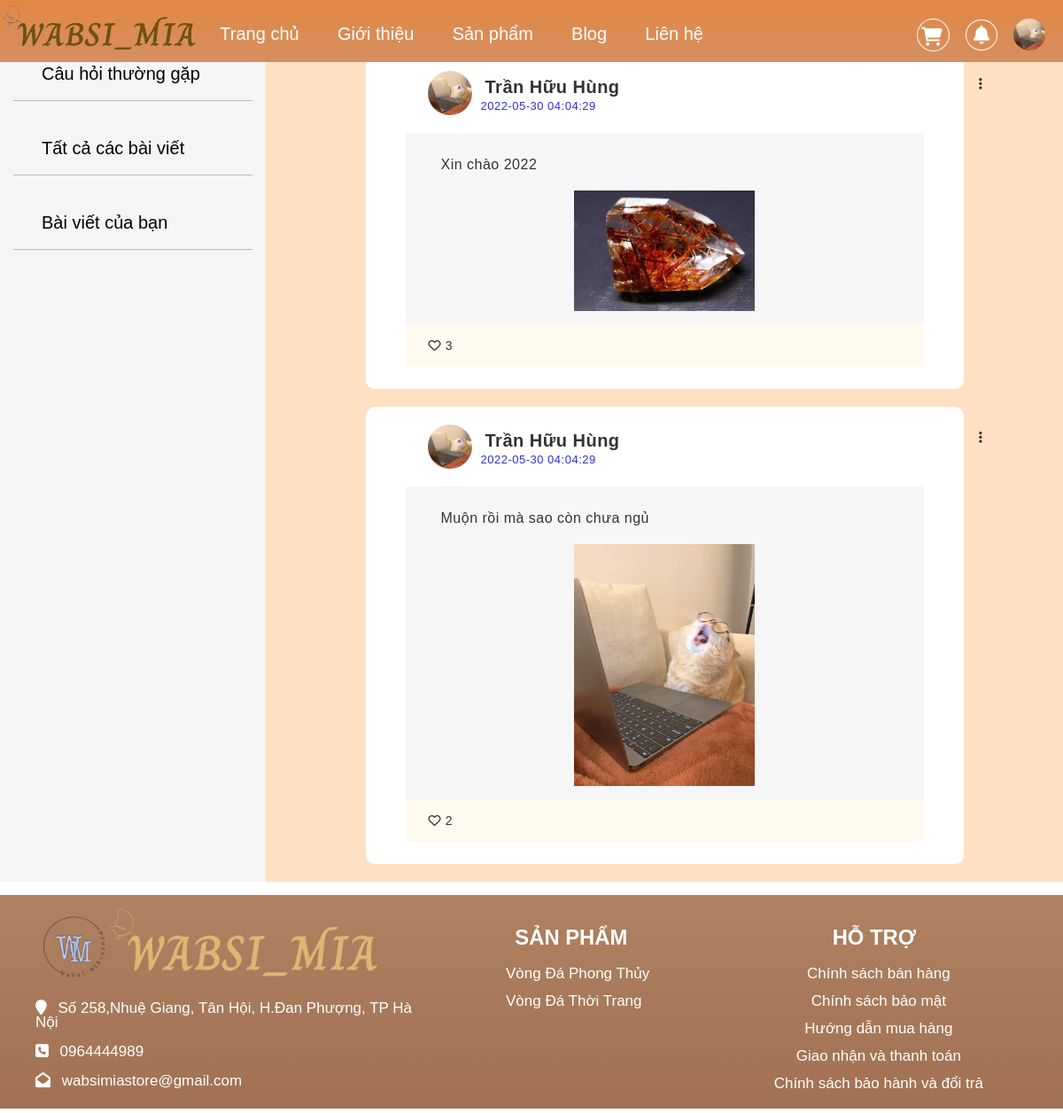
Screenshot of /assets/php/show_blog_user.php (signed in) with the database file from the repository.
### tables this page shows
CREATE TABLE `bloguser` (
  `ID_blog` int(11) NOT NULL,
  `noiDung` varchar(200) NOT NULL,
  `hinhAnh` varchar(50) NOT NULL,
  `ngayTao` timestamp NOT NULL DEFAULT current_timestamp() ON UPDATE current_timestamp(),
  `tuongTac` int(11) NOT NULL,
  `ID_taiKhoan` int(11) NOT NULL
);

CREATE TABLE `taikhoan` (
  `ID` int(11) NOT NULL,
  `tenTK` varchar(50) NOT NULL,
  `matKhau` varchar(20) NOT NULL,
  `SDT` varchar(12) NOT NULL,
  `ngayTao` timestamp NOT NULL DEFAULT current_timestamp() ON UPDATE current_timestamp(),
  `diaChi` varchar(50) DEFAULT NULL,
  `avatar` varchar(100) NOT NULL,
  `gioiTinh` varchar(10) NOT NULL
);

### assets/php/show_blog_user.php (the view, shortened to what this page needs)
<?php
  require '/xampp/htdocs/Web/WABSI-MIA/connect.php';
  if(isset($_SESSION['user'])){
      $userName =  $_SESSION['user'];
      $sql_getInfoPage = "SELECT * FROM taikhoan WHERE tenTK = '$userName'";
      $result_getInfoPage = $conn->query($sql_getInfoPage);
      if($result_getInfoPage->num_rows>0){
          $row_getInfoPage = $result_getInfoPage->fetch_assoc();
          $ID_userPage = $row_getInfoPage['ID'];
      }
  }
?>
<!DOCTYPE html>
<html lang="en">
<head>
    <link rel="stylesheet" href="https://cdnjs.cloudflare.com/ajax/libs/font-awesome/6.0.0-beta2/css/all.min.css">
    <link rel ='stylesheet' href="../css/CSS_allPage.css">
    <link rel ='stylesheet' href="../css/CSS_blog_user.css">
</head>
<body>
    <?php
        require_once "../Main/header.php";
    ?>
  <div id="navigation" class="col-12">
    <div id='body_info'>
      <section>
        <div class='menu_section_one'>
                  <div class='item_menu_one'>
                      <button><a href="../php/blog_user.php" style="color: black";>Câu hỏi thường gặp</a></button>
                  </div>
                  <div class='item_menu_one'>
                      <button> <a href="../php/blog_user_question.php" style="color: black";>Tất cả các bài viết</a></button>
                  </div>
                  <div class='item_menu_one'>
                      <button><a href="../php/show_blog_user.php" style="color: black";>Bài viết của bạn</a></button>
                  </div>
        </div>
      </section>
      <aside>
          <div class="show_all_blogUser">
              <?php
                  $sql_show_blog_user= "SELECT * FROM bloguser, taikhoan WHERE bloguser.ID_taiKhoan = '$ID_userPage' and bloguser.ID_taiKhoan = taikhoan.ID";
                  $result_show_blog_user = $conn -> query($sql_show_blog_user);
                  $y = 1;
                  if ($result_show_blog_user -> num_rows >0) {
                      while ($row_show_blog = $result_show_blog_user -> fetch_assoc()) {
                          $y = $y + 1;
                            echo "<div class='item-show_all_blogUser'>";
                                echo "<div class='item_show_blog'>";
                                    echo "<div class='info-user'>";
                                        echo "<img class = 'img-avatar' src ='../img/img-avatar/{$row_show_blog['avatar']}'>";
                                        echo "<h3>{$row_show_blog['tenTK']}</h3>";
                                        echo "<div class='menu_Blog count_menuBlog_{$y}'>";
                                            echo "<i style='font-size: 1.5rem; position: absolute; padding: 5px; ; margin-top: 7px;' class='fas fa-ellipsis-v'></i>";
                                    echo "</div>";
                                    echo "</div>";
                                    echo "<p class='time-question'>{$row_show_blog['ngayTao']}</p>";
                                echo "</div>";
                                echo "<div class= 'question'>";
                                    echo "<div class= 'question-answer'>";
                                        echo "<p style = 'font-size: 1.6rem; margin: 20px -5px 0px 0px;'>{$row_show_blog['noiDung']}</p>";
                                    echo "</div>";
                                    echo "<div style = 'display: flex; justify-content: center;'>";
                                        echo "<img class= 'img_blog' src='../img/img_blog_user/{$row_show_blog['hinhAnh']}'>";
                                    echo "</div>";
                                echo"</div>";
                                echo "<div class='interactive'>";
                                    echo "<p style='margin-left: 16px;'>
                                            <span class='icon'style='font-size: 1.4rem; '><i class='far fa-heart'></i></span>
                                            <span class='number'style='font-size: 1.4rem; 'value='{$row_show_blog['tuongTac']}'>{$row_show_blog['tuongTac']}</span>
                                        </p>";
                                echo "</div>";
                            echo "</div>";
                      }
                  }
                  else{
                      echo "<h1>Không có dữ liệu</h1>";
                  }
              ?>
          </div>
      </aside>
    </div>
  </div>
    <?php
        require_once "../Main/footer.php";
    ?>
</body>
</html>

### assets/Main/header.php (shortened to what this page needs)
<?php
    if(isset($_SESSION['user'])){
        $userName =  $_SESSION['user'];
        $avatar = $_SESSION['avatar'];
    }
?>
<header>
    <div class="item__header header--left">
        <div class="img__header">
            <img src="../img/img-all/logo_header.jpg" class= "logo-header" alt="">
        </div>
        <div class="menu__navbar">
            <ul class="menu__navbar--list">
                <li class="item_menu">
                    <a href="../../index.php" class="link_menu">Trang chủ</a>
                </li>
                <li class="item_menu">
                    <a href="../php/introduce.php" class="link_menu">Giới thiệu</a>
                </li>
                <li class="item_menu menu-hidden">
                    <a href="../php/product_news.php" class="link_menu">Sản phẩm</a>
                </li>
                <li class="item_menu menu-hidden">
                    <a href="../php/blog.php" class="link_menu">Blog</a>
                </li>
                <li class="item_menu">
                    <a href="../php/contact.php" class="link_menu">Liên hệ</a>
                </li>
            </ul>
        </div>
    </div>
    <div class="item__header header--right">
        <?php
            if(isset($userName) && $userName != "Admin"){
                echo "<div id='show_cart' class='icons icon_header-shopping'>";
            }
            else{
                echo "<div class='icons icon_header-shopping'>";
            }
                    echo "<i class='fas icon-circle fa-shopping-cart'></i>";
                echo "</div>";
        ?>
        <div class="icons icon_header-bell">
            <i class="fas icon-circle fa-bell"></i>
        </div>
        <?php
            if(isset($userName)){
                echo "<div id ='show_info_pageHome' class='icons icon_header-signed'>";
                    echo "<img src='../img/img-avatar/{$avatar}' class='icons_avatarUser'>";
                echo "</div>";
            }
        ?>
    </div>
</header>

### assets/Main/footer.php
<div id="footer">
    <div class="item-footer footer-1 col-5">
        <ul class="ul-footer">
            <li class="li-footer"><a href="#"><img class="logo-full" src="../img/img-all/logo_footer.jpg" alt=""></a></li>
            <li class="li-footer"><i class="fa fa-map-marker" aria-hidden="true"></i> Số 258,Nhuệ Giang, Tân Hội, H.Đan Phượng, TP Hà Nội</li>
            <li class="li-footer"><i class="fa fa-phone-square" aria-hidden="true"></i> 0964444989</li>
            <li class="li-footer"><i class="fa fa-envelope-open" aria-hidden="true"></i> wabsimiastore@gmail.com</li>
        </ul>
    </div>
    <div class="item-footer footer-2 col-3">
        <h4>SẢN PHẨM</h4>
        <ul class="ul-footer">
            <li class="li-footer"><a href="../php/product_mia.php">Vòng Đá Phong Thủy</a></li>
            <li class="li-footer"><a href="../php/product_news.php">Vòng Đá Thời Trang</a></li>
        </ul>
    </div>
    <div class="item-footer footer-3 col-4">
        <h4>HỖ TRỢ</h4>
        <ul class="ul-footer">
            <li class="li-footer"><a href="#">Chính sách bán hàng</a></li>
            <li class="li-footer"><a href="#">Chính sách bảo mật</a></li>
            <li class="li-footer"><a href="#">Hướng dẫn mua hàng</a></li>
            <li class="li-footer"><a href="#">Giao nhận và thanh toán</a></li>
            <li class="li-footer"><a href="#">Chính sách bảo hành và đổi trả</a></li>
        </ul>
    </div>
</div>

### assets/css/CSS_allPage.css (style rules this page uses)
.col-12 { width: 100%; }
.col-5 { width: 41.67%; }
.col-4 { width: 33.3%; }
.col-3 { width: 25%; }
:root { --color-main: #fd6727; }
ul { margin: 0; padding: 0; list-style-type: none; }
a { text-decoration: none; }
* { box-sizing: border-box; }
html { font-size: 62.5%; line-height: 1.6rem; color: #333; }
body { margin: 0; padding: 0; font-family: "Nunito Sans", sans-serif; }
header { display: flex; justify-content: space-between; align-items: center; position: fixed; top: 0; left: 0; right: 0; height: 70px; padding: 8px 0 ; background-image: linear-gradient(0,#d68f60,#e28744); z-index: 10; }
.item__header { margin: 0; height: 100%; }
.header--left { width: 70%; display: flex; align-items: center; }
.header--right { width: 30%; display: flex; align-items: center; justify-content: flex-end; margin: 8px 20px 0 0; }
.img__header { width: 35%; margin-left: -60px; height: 65px; justify-content:flex-start; }
.logo-header { width: 100%; height: 100%; }
.menu__navbar { width: 70%; margin: 10px 0 0 3px; }
.menu__navbar--list { display: flex; width: 100%; justify-content: space-evenly; align-items: center; }
.item_menu { position: relative; padding: 8px 12px; }
.item_menu+.item_menu { margin-left: 15px; }
.link_menu { font-size:2rem; color: white; }
.link_menu::before { content: ""; position: absolute; top: 100%; left: 50%; width: 0%; height: 3.5px; border-radius: 12px; background-color:white; transition: all 0.3s linear; }
.menu-hidden { position: relative; }
.menu-hidden::after { content: ""; position: absolute; top: 100%; left: 0; width: 100%; height: 15px; background-color:transparent; }
.icons { position: relative; }
.icons+.icons { margin-left: 18px; }
.icon-circle { color: white; border: 1px solid white; border-radius: 50%; cursor: pointer; background-color: transparent; }
.fas { font-size: 2.2rem; }
.fa-bell { padding: 6px 8px; font-size: 2.1rem; }
.fa-shopping-cart { padding: 9px 7px 5px 4px; font-size: 2.1rem; }
#footer { width: 100%; min-height: 200px; display: flex; padding: 10px 20px 20px; margin: 15px 0 5px; background-image: linear-gradient(0,#a17152,#ae8262); color: white; font-size: 1.7rem; }
.footer-1 { margin: 0 15px ; }
.footer-2, .footer-3 { margin: 25px 15px 0; }
.footer-2 .ul-footer { margin-left: 55px; }
.footer-3 .ul-footer { margin-left: 10px; text-align: center; }
.item-footer h4 { text-align: center; font-size: 140%; margin: 5px 0; }
.ul-footer .fa { margin-right:8px; }
.li-footer img { margin-top:-25px; }
.ul-footer a { color: white; }
.ul-footer { padding: 5px 5px 0; }
.logo-full { width: 90%; height: 95px; }
.li-footer { margin-top: 10px; padding: 5px 0 0; }
.icon_header-signed { width: 36px; height: 36px; position: relative; }
.icons_avatarUser { width:100%; height: 100%; border-radius:50%; cursor: pointer; }
.icon_header-signed::after { content:""; position: absolute; top:90%; left: 0; width: 100%; height: 15px; }

### assets/css/CSS_blog_user.css (style rules this page uses)
#navigation { padding: 40px 0 0 0; }
#body_info { min-height:100px; display: flex; }
section { background-color: whitesmoke; width: 25%; }
.menu_section_one { display: flex; justify-content: space-evenly; align-items: center; flex-direction: column; }
.item_menu_one { width: 90%; margin: 10px 0; padding: 14px 20px 10px; border-bottom: 1px solid #88888888; }
.item_menu_one button { border: none; outline: none; background-color: transparent; padding: 8px 12px; font-size: 2rem; }
aside { width: 75%; background-color: #FFCC9999; margin-left: 0px; }

### rows the page displays
bloguser: ID_taiKhoan.avatar (picture), ID_taiKhoan.tenTK "Trần Hữu Hùng", ID_taiKhoan.ngayTao "2022-05-30 04:04:29", noiDung "Xin chào 2022", hinhAnh (picture), tuongTac "3"
bloguser: ID_taiKhoan.avatar (picture), ID_taiKhoan.tenTK "Trần Hữu Hùng", ID_taiKhoan.ngayTao "2022-05-30 04:04:29", noiDung "Muộn rồi mà sao còn chưa ngủ", hinhAnh (picture), tuongTac "2"
